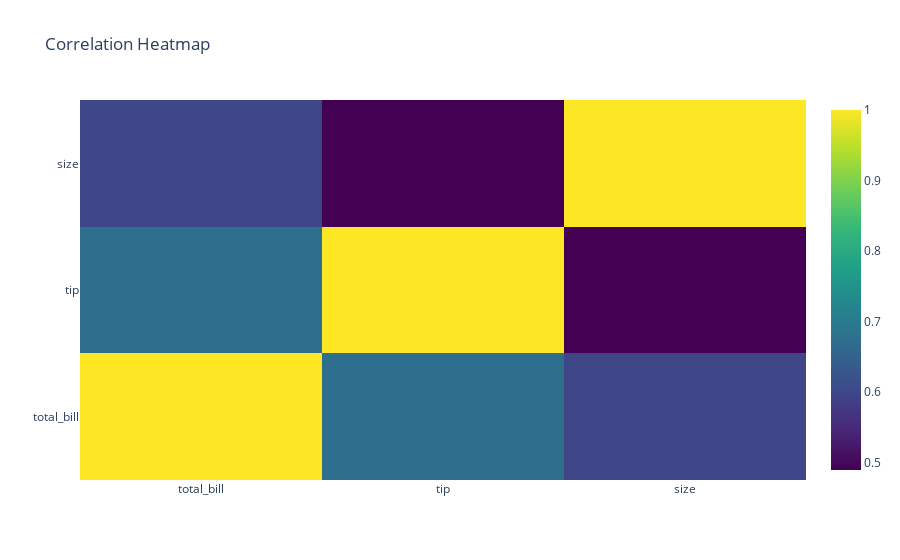

Notebook cell for this chart:
### Code cell
corr = df.corr(numeric_only = True)
fig = go.Figure(data = go.Heatmap(
    z = corr.values,
    x = corr.columns,
    y = corr.index,
    colorscale = 'viridis'
))
fig.update_layout(title = 'Correlation Heatmap')
fig.show()

### Figure 1 — Plotly figure (JSON) as saved in the notebook; plotly's stock layout.template omitted (floating-point values rounded to 4 significant figures)
{"data": [{"colorscale": [[0, "#440154"], [0.1111, "#482878"], [0.2222, "#3e4989"], [0.3333, "#31688e"], [0.4444, "#26828e"], [0.5556, "#1f9e89"], [0.6667, "#35b779"], [0.7778, "#6ece58"], [0.8889, "#b5de2b"], [1, "#fde725"]], "type": "heatmap", "x": ["total_bill", "tip", "size"], "y": ["total_bill", "tip", "size"], "z": [[1.0, 0.6757, 0.5983], [0.6757, 1.0, 0.4893], [0.5983, 0.4893, 1.0]]}], "layout": {"title": {"text": "Correlation Heatmap"}}}
